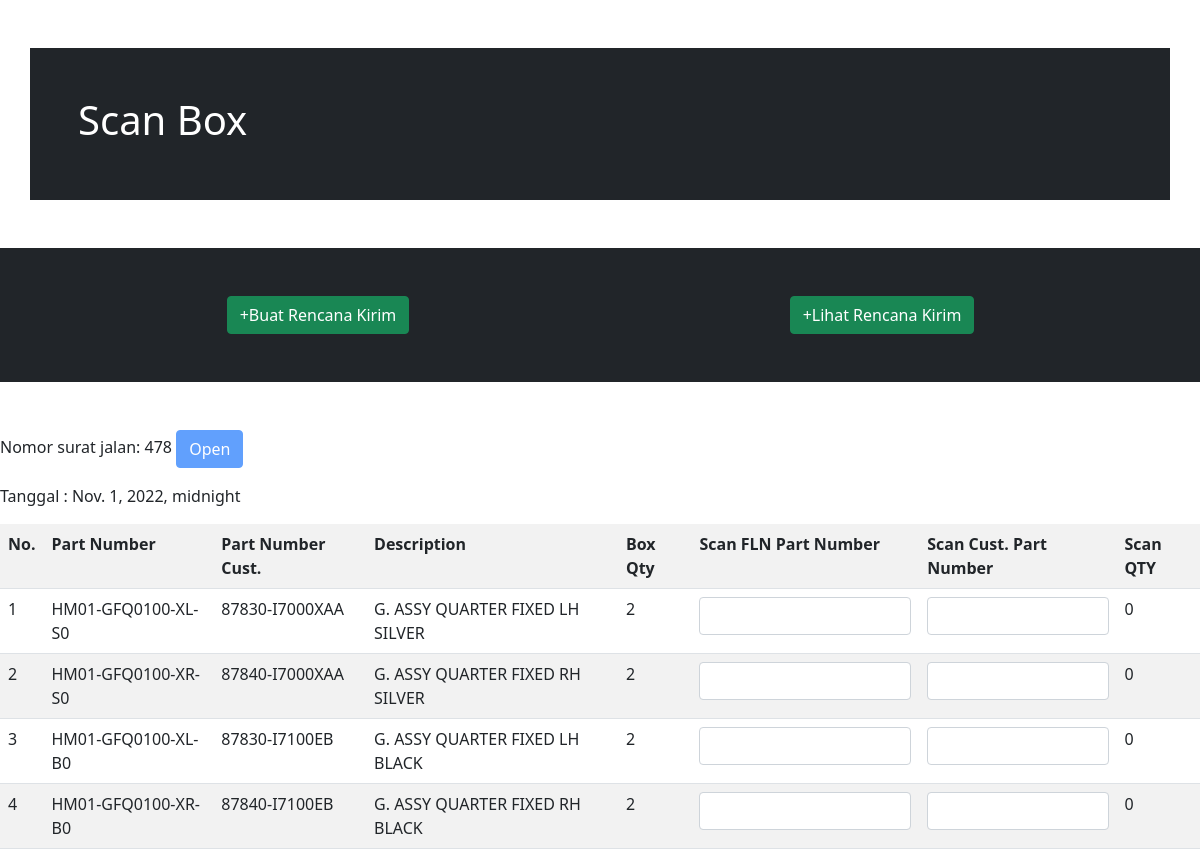
/delivery/30, run on the app's committed database.
### scanner/models.py (models this page shows, shortened)
class RencanaKirim(models.Model):
    nomor_sj = models.CharField(max_length=6, unique=True)
    tanggal = models.DateTimeField()
    class Status(models.TextChoices):
        OPEN = 'Open',_('Open')
        SCANNED = 'Scanned',_('Scanned')
    status = models.CharField(max_length=7, choices=Status.choices, default=Status.OPEN)

class RencanaKirimDetail(models.Model):
    nomor_line = models.CharField(max_length=2)
    rencana_kirim = models.ForeignKey(RencanaKirim, on_delete=models.CASCADE, related_name='rencanakirimdetails')
    barang= models.ForeignKey(Barang, on_delete=models.CASCADE, related_name='barangs')
    qty = models.CharField(max_length=2)

class Barang(models.Model):
    part_number = models.CharField(max_length=18)
    description = models.CharField(max_length=32)
    part_number_customer =  models.CharField(max_length=18)
    barcode = models.TextField()
    color_code = models.CharField(max_length=3, null=True)
    position_code = models.CharField(max_length=2, null=True)
    qty_per_box = models.IntegerField(max_length=2, null=True)

### scanner/views.py (the view)
# urls.py: path('delivery/<int:pk>', views.Delivery.as_view(), name='delivery'),
class Delivery(UpdateView):
    model = RencanaKirim
    template_name = 'delivery.html'
    fields = ['nomor_sj', 'status']
    def get_context_data(self, **kwargs):
        detail = super(Delivery, self).get_context_data(**kwargs)
        detail['barang'] = RencanaKirimDetail.objects.all()
        return detail

### templates/delivery.html (shortened to what this page needs)
<!doctype html>
<html lang="en">
  <head>
    <link href="https://cdn.jsdelivr.net/npm/bootstrap@5.1.3/dist/css/bootstrap.min.css" rel="stylesheet">
  </head>
  <body onload="cekStatus()">
    <div class="container p-5 my-5 bg-dark text-white">
      <h1>Scan Box</h1>
    </div>
    <div class="container-fluid p-5 my-5 bg-dark text-white">
      <div class="row">
        <div class="col-sm-6 text-center">
          <a href="#" class="btn btn-success">+Buat Rencana Kirim</a>
        </div>
        <div class="col-sm-6 text-center">
          <a href="#" class="btn btn-success">+Lihat Rencana Kirim</a>
        </div>
      </div>
    </div>
    {% block content %}
    <div class="">
      <div class="text-right">
        <div class="sm-6"><p>Nomor surat jalan: {{ object.nomor_sj }} <button id="status" type="button" value="{{ object.status }}" class="btn btn-primary" disabled>{{ object.status }}</button></p></div>
        <div class="sm-6"><p>Tanggal : {{ object.tanggal }}</p></div>
      </div>
      <div class="row">
      <form>
        <table class="table table-striped">
          <tr>
            <th class="">No.</th>
            <th class="">Part Number</th>
            <th class="">Part Number Cust.</th>
            <th class="">Description</th>
            <th class="">Box Qty</th>
            <th class="">Scan FLN Part Number</th>
            <th class="">Scan Cust. Part Number</th>
            <th>Scan QTY</th>
          </tr>
          {% for detail in object.rencanakirimdetails.all  %}
          <tr>
            <td class="">{{ detail.nomor_line }}</td>
            <td id="part_number{{ detail.nomor_line }}" class="">{{ detail.barang.part_number }}</td>
            <td id="part_number_customer{{ detail.nomor_line }}" class="">{{ detail.barang.part_number_customer }}</td>
            <td class="">{{ detail.barang.description }}</td>
            <td id='qty_box{{ detail.nomor_line }}' class="">{{ detail.qty }}</td>
            <td class=""><input id='scan{{ detail.nomor_line }}' type="text" value="" autofocus maxlength="18" size="18" oninput="cekPartNumber()" class="form-control" ></td>
            <td class=""><input id='scanb{{ detail.nomor_line }}' type="text" value="" autofocus maxlength="33" size="14" oninput="cekPartNumberB()" class="form-control" ></td>
            <td id="qty_scanned{{ detail.nomor_line }}">0</td>
          </tr>
          {% endfor %}
        </table>
        </div>
      </div>
    {% endblock content %}
  </body>
</html>

### data on the page
RencanaKirim: nomor_sj "478", status "Open", tanggal "Nov. 1, 2022, midnight"
RencanaKirimDetail: nomor_line "1", barang.part_number "HM01-GFQ0100-XL-S0", barang.part_number_customer "87830-I7000XAA", barang.description "G. ASSY QUARTER FIXED LH SILVER", qty "2"
RencanaKirimDetail: nomor_line "2", barang.part_number "HM01-GFQ0100-XR-S0", barang.part_number_customer "87840-I7000XAA", barang.description "G. ASSY QUARTER FIXED RH SILVER", qty "2"
RencanaKirimDetail: nomor_line "3", barang.part_number "HM01-GFQ0100-XL-B0", barang.part_number_customer "87830-I7100EB", barang.description "G. ASSY QUARTER FIXED LH BLACK", qty "2"
RencanaKirimDetail: nomor_line "4", barang.part_number "HM01-GFQ0100-XR-B0", barang.part_number_customer "87840-I7100EB", barang.description "G. ASSY QUARTER FIXED RH BLACK", qty "2"
